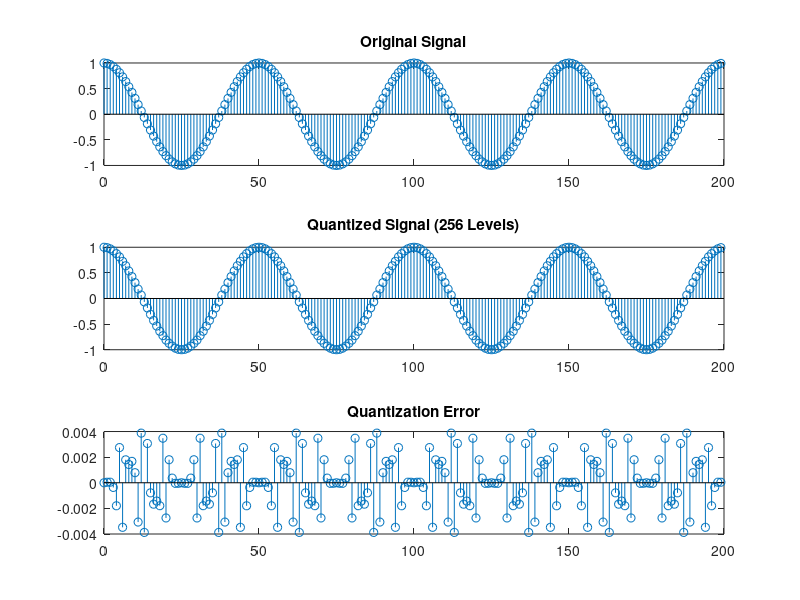

Recreate this plot in MATLAB.
n = 0:199;
f = 1/50;
N = 200;

% Original signal
x = cos(2*pi*f*n);

% Rounding to 256 levels
L = 256;
Xmax = 1;
Xmin = -1;
Delta = (Xmax-Xmin)/(L-1);  %quantization step size

xq = round((x-Xmin)/Delta)*Delta + Xmin; % round to levels
eq = xq-x;

% Plot
figure;
subplot(3,1,1);
stem(n,x);
title('Original Signal');

subplot(3,1,2);
stem(n,xq);
title('Quantized Signal (256 Levels)');

subplot(3,1,3);
stem(n,eq);
title('Quantization Error');

% SQNR
Px = (1/N)*sum(x.^2);
Pq = (1/N)*sum(eq.^2);
SQNR = 10*log10(Px/Pq);

fprintf('Px = %.6f\n',Px);
fprintf('Pq = %.6f\n',Pq);
fprintf('SQNR = %.6f dB\n',SQNR);
